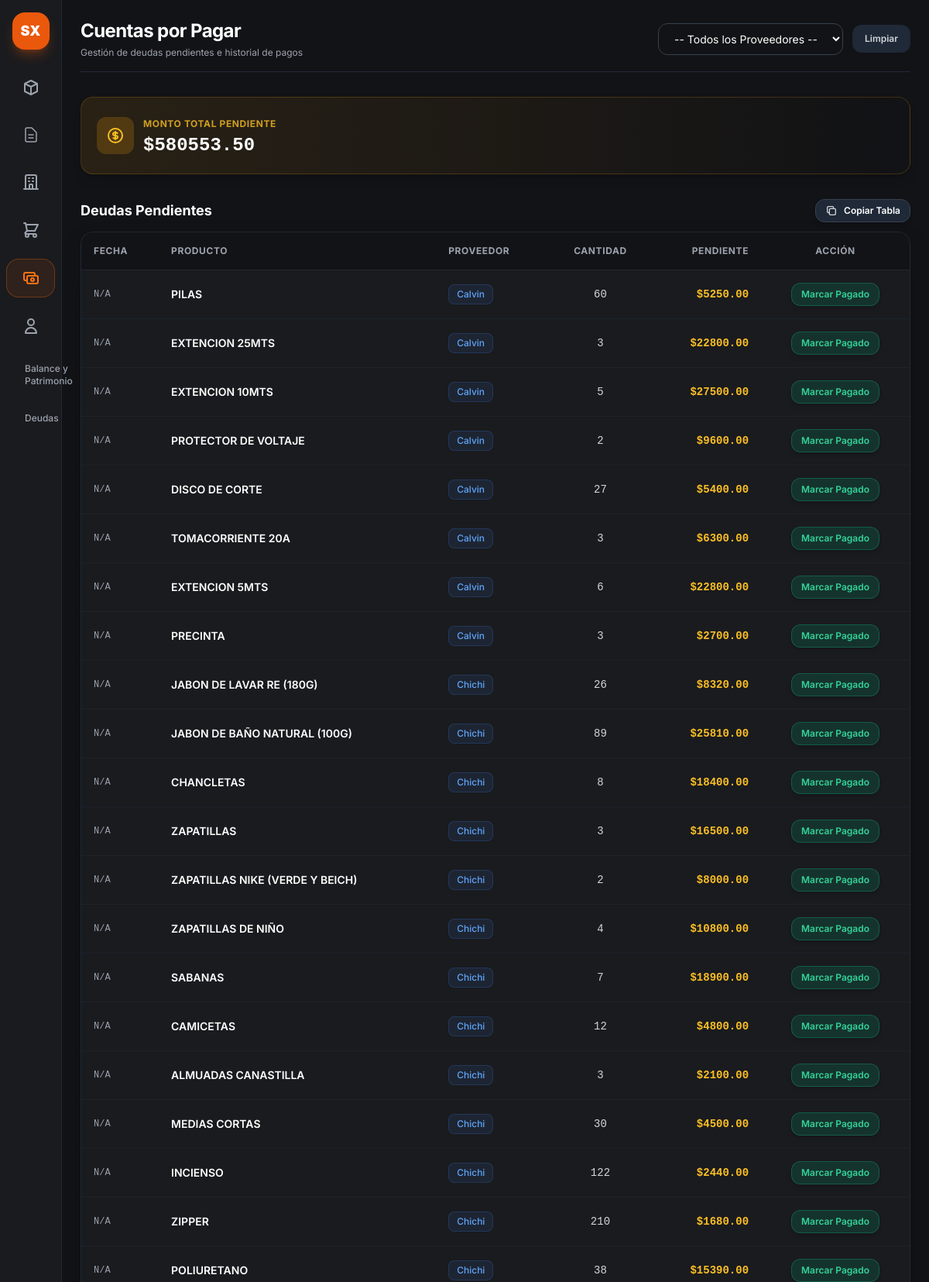
The page /admin/cuentas-por-pagar (signed in, upper part) on the database its author committed.
### app.py (models this page shows, shortened)
class CuentaPorPagar(db.Model):
    __tablename__ = 'cuentas_por_pagar'
    id = db.Column(db.Integer, primary_key=True)
    proveedor_id = db.Column(db.Integer, db.ForeignKey('proveedores.id'))  # Revisa el nombre de tu tabla de proveedores
    producto_id = db.Column(db.Integer, db.ForeignKey('productos.id'))      # Revisa el nombre de tu tabla de productos
    cantidad = db.Column(db.Integer, default=1)
    monto_total = db.Column(db.Float, nullable=False)
    monto_pendiente = db.Column(db.Float, nullable=False)
    fecha = db.Column(db.DateTime, default=datetime.utcnow)
    estado = db.Column(db.String(20), default='pendiente')
    proveedor = db.relationship('Proveedor', backref='cuentas_por_pagar')
    producto = db.relationship('Producto', backref='cuentas_por_pagar')

class Producto(db.Model):
    __tablename__ = 'productos'
    id = db.Column(db.Integer, primary_key=True)
    codigo = db.Column(db.String(50), nullable=True)
    nombre = db.Column(db.String(100), nullable=False)
    unidad_medida = db.Column(db.String(20), default='unidad')
    propietario_id = db.Column(db.Integer, db.ForeignKey('propietarios.id'), nullable=True)
    precio_costo = db.Column(db.Float, default=0.0)
    precio_venta = db.Column(db.Float, default=0.0)
    fecha_vencimiento = db.Column(db.Date, nullable=True)
    proveedor_id = db.Column(db.Integer, db.ForeignKey('proveedores.id'), nullable=True)
    proveedor = db.relationship('Proveedor', backref=db.backref('productos', lazy=True))
    estado_pago = db.Column(db.String(20), default="Pagado")
    monto_pendiente = db.Column(db.Float, default=0.0)
    fecha_creacion = db.Column(db.DateTime, default=datetime.utcnow)
    stocks = db.relationship('StockAlmacen', backref='producto', cascade="all, delete-orphan", lazy=True)

class Proveedor(db.Model):
    __tablename__ = 'proveedores'
    id = db.Column(db.Integer, primary_key=True)
    nombre = db.Column(db.String(100), nullable=False, unique=True)
    telefono = db.Column(db.String(30), nullable=True)
    contacto = db.Column(db.String(100), nullable=True)

### app.py (the view, shortened to what this page needs)
@app.route('/admin/cuentas-por-pagar')
@app.route('/admin/cuentas-por-pagar')
def cuentas_por_pagar():
    if 'user' not in session or session.get('rol') != 'admin':
        return redirect(url_for('login'))
    proveedor_id = request.args.get('proveedor')
    query = CuentaPorPagar.query.filter(
        CuentaPorPagar.monto_pendiente > 0,
        CuentaPorPagar.estado != 'pagado'
    )
    if proveedor_id:
        query = query.filter(CuentaPorPagar.proveedor_id == proveedor_id)
    cuentas = query.all()
    total_adeudado = sum(c.monto_pendiente for c in cuentas)
    proveedores = Proveedor.query.all()
    historial = HistorialPago.query.order_by(HistorialPago.fecha_pago.desc()).all()
    proveedor_obj = Proveedor.query.get(proveedor_id) if proveedor_id else None
    mensaje_wa = ""
    return render_template(
        'cuentas_por_pagar.html',
        cuentas=cuentas,
        total_adeudado=total_adeudado,
        proveedores=proveedores,
        proveedor_seleccionado=proveedor_id,
        proveedor_obj=proveedor_obj,
        mensaje_wa=mensaje_wa,
        historial=historial
    )

### app.py (called while the page is built)
@app.context_processor
def inject_today():
    return {'hoy': date.today()}

### templates/cuentas_por_pagar.html (shortened to what this page needs)
{% extends "base.html" %}
{% block content %}
<div class="p-6 max-w-7xl mx-auto space-y-8">
    <div class="flex flex-col md:flex-row md:items-center md:justify-between gap-4 border-b border-gray-800 pb-4">
        <div>
            <h2 class="text-2xl font-bold text-white tracking-tight">Cuentas por Pagar</h2>
            <p class="text-xs text-gray-400 mt-1">Gestión de deudas pendientes e historial de pagos</p>
        </div>
        <form method="GET" action="{{ url_for('cuentas_por_pagar') }}" class="flex items-center gap-3">
            <select name="proveedor" onchange="this.form.submit()"
                class="bg-[#121316] border border-gray-700 text-white text-sm rounded-xl px-4 py-2.5 focus:border-orange-500 focus:outline-none">
                <option value="">-- Todos los Proveedores --</option>
            </select>
            <a href="{{ url_for('cuentas_por_pagar') }}"
                class="px-4 py-2.5 bg-gray-800 hover:bg-gray-700 text-gray-300 rounded-xl text-xs font-semibold transition-all">
                Limpiar
            </a>
        </form>
    </div>
    <div class="bg-gradient-to-r from-amber-500/10 via-amber-500/5 to-transparent border border-amber-500/20 rounded-2xl p-5 flex flex-col md:flex-row items-center justify-between gap-4 shadow-lg">
        <div class="flex items-center gap-3">
            <div class="p-3 bg-amber-500/20 text-amber-400 rounded-xl">
            </div>
            <div>
                <span class="text-xs uppercase font-bold text-amber-400/80 tracking-wider">Monto Total Pendiente</span>
                <p class="text-2xl font-black text-white font-mono mt-0.5">${{ "%.2f"|format(total_adeudado) }}</p>
            </div>
        </div>
    </div>
    <div class="space-y-3">
        <div class="flex items-center justify-between">
            <h3 class="text-lg font-bold text-white">Deudas Pendientes</h3>
            <button onclick="copiarTabla('tabla-deudas-pendientes', this)" type="button"
                class="flex items-center gap-2 px-3 py-1.5 bg-gray-800 hover:bg-gray-700 text-white rounded-xl text-xs font-semibold transition border border-gray-700 shadow-md">
                <span class="btn-texto">Copiar Tabla</span>
            </button>
        </div>
        <div class="bg-[#1a1b1e] border border-gray-800 rounded-2xl overflow-hidden shadow-2xl">
            <div class="overflow-x-auto">
                <table id="tabla-deudas-pendientes" class="w-full text-left border-collapse text-sm">
                    <thead>
                        <tr class="bg-[#121316] border-b border-gray-800 text-xs font-semibold text-gray-400 uppercase tracking-wider">
                            <th class="p-4">Fecha</th>
                            <th class="p-4">Producto</th>
                            <th class="p-4">Proveedor</th>
                            <th class="p-4 text-center">Cantidad</th>
                            <th class="p-4 text-right">Pendiente</th>
                            <th class="p-4 text-center no-copiar">Acción</th>
                        </tr>
                    </thead>
                    <tbody class="divide-y divide-gray-800/60 text-gray-300">
                        {% for item in cuentas %}
                        <tr class="hover:bg-gray-800/30 transition-colors">
                            <td class="p-4 font-mono text-xs text-gray-400">
                                {% if item.fecha %}
                                    {{ item.fecha.strftime('%Y-%m-%d') if item.fecha.strftime else item.fecha }}
                                {% else %}
                                    N/A
                                {% endif %}
                            </td>
                            <td class="p-4 font-semibold text-white">
                                {{ item.producto.nombre if item.producto else 'Producto/Servicio' }}
                            </td>
                            <td class="p-4">
                                <span class="inline-flex items-center px-2.5 py-1 rounded-lg text-xs font-medium bg-blue-500/10 text-blue-400 border border-blue-500/20">
                                    {% if item.proveedor %}
                                        {{ item.proveedor.nombre }}
                                    {% else %}
                                        Sin Proveedor
                                    {% endif %}
                                </span>
                            </td>
                            <td class="p-4 text-center font-mono">
                                {{ item.cantidad }}
                            </td>
                            <td class="p-4 text-right font-mono font-bold text-amber-400">
                                ${{ "%.2f"|format(item.monto_pendiente or 0.0) }}
                            </td>
                            <td class="p-4 text-center no-copiar">
                                <form method="POST"
                                    action="{{ url_for('pagar_cuenta_proveedor', id=item.id) }}"
                                    onsubmit="return solicitarCantidad(this, {{ item.cantidad }})">
                                    <button type="submit"
                                        class="px-3 py-1.5 bg-emerald-600/20 hover:bg-emerald-600 text-emerald-400 hover:text-white border border-emerald-500/30 rounded-xl text-xs font-semibold transition-all shadow-md">
                                        Marcar Pagado
                                    </button>
                                </form>
                            </td>
                        </tr>
                        {% else %}
                        <tr>
                            <td colspan="6" class="p-8 text-center text-gray-500 font-medium">
                                No hay cuentas pendientes por pagar.
                            </td>
                        </tr>
                        {% endfor %}
                    </tbody>
                </table>
            </div>
        </div>
    </div>
</div>
{% endblock %}

### static/css/style.css (style rules this page uses)
body { font-family: 'Inter', sans-serif; }

### rows shown on the page
CuentaPorPagar: shows "N/A", producto "PILAS", proveedor.nombre "Calvin", cantidad "60", monto_pendiente "5250.00"
CuentaPorPagar: shows "N/A", producto "EXTENCION 25MTS", proveedor.nombre "Calvin", cantidad "3", monto_pendiente "22800.00"
CuentaPorPagar: shows "N/A", producto "EXTENCION 10MTS", proveedor.nombre "Calvin", cantidad "5", monto_pendiente "27500.00"
CuentaPorPagar: shows "N/A", producto "PROTECTOR DE VOLTAJE", proveedor.nombre "Calvin", cantidad "2", monto_pendiente "9600.00"
CuentaPorPagar: shows "N/A", producto "DISCO DE CORTE", proveedor.nombre "Calvin", cantidad "27", monto_pendiente "5400.00"
CuentaPorPagar: shows "N/A", producto "TOMACORRIENTE 20A", proveedor.nombre "Calvin", cantidad "3", monto_pendiente "6300.00"
CuentaPorPagar: shows "N/A", producto "EXTENCION 5MTS", proveedor.nombre "Calvin", cantidad "6", monto_pendiente "22800.00"
CuentaPorPagar: shows "N/A", producto "PRECINTA", proveedor.nombre "Calvin", cantidad "3", monto_pendiente "2700.00"
CuentaPorPagar: shows "N/A", producto "JABON DE LAVAR RE (180G)", proveedor.nombre "Chichi", cantidad "26", monto_pendiente "8320.00"
CuentaPorPagar: shows "N/A", producto "JABON DE BAÑO NATURAL (100G)", proveedor.nombre "Chichi", cantidad "89", monto_pendiente "25810.00"
CuentaPorPagar: shows "N/A", producto "CHANCLETAS", proveedor.nombre "Chichi", cantidad "8", monto_pendiente "18400.00"
CuentaPorPagar: shows "N/A", producto "ZAPATILLAS", proveedor.nombre "Chichi", cantidad "3", monto_pendiente "16500.00"
CuentaPorPagar: shows "N/A", producto "ZAPATILLAS NIKE (VERDE Y BEICH)", proveedor.nombre "Chichi", cantidad "2", monto_pendiente "8000.00"
CuentaPorPagar: shows "N/A", producto "ZAPATILLAS DE NIÑO", proveedor.nombre "Chichi", cantidad "4", monto_pendiente "10800.00"
CuentaPorPagar: shows "N/A", producto "SABANAS", proveedor.nombre "Chichi", cantidad "7", monto_pendiente "18900.00"
CuentaPorPagar: shows "N/A", producto "CAMICETAS", proveedor.nombre "Chichi", cantidad "12", monto_pendiente "4800.00"
CuentaPorPagar: shows "N/A", producto "ALMUADAS CANASTILLA", proveedor.nombre "Chichi", cantidad "3", monto_pendiente "2100.00"
CuentaPorPagar: shows "N/A", producto "MEDIAS CORTAS", proveedor.nombre "Chichi", cantidad "30", monto_pendiente "4500.00"
CuentaPorPagar: shows "N/A", producto "INCIENSO", proveedor.nombre "Chichi", cantidad "122", monto_pendiente "2440.00"
CuentaPorPagar: shows "N/A", producto "ZIPPER", proveedor.nombre "Chichi", cantidad "210", monto_pendiente "1680.00"
CuentaPorPagar: shows "N/A", producto "POLIURETANO", proveedor.nombre "Chichi", cantidad "38", monto_pendiente "15390.00"

### other values the page prints
{{ "%.2f"|format(total_adeudado) }} "580553.50"
